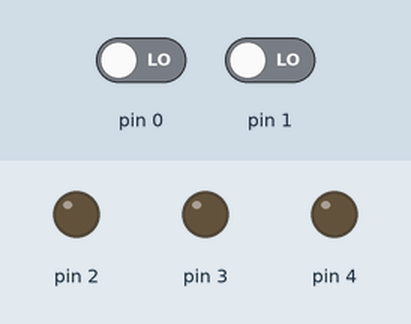
Bench run of a sketch on a simulated Arduino Uno, built with avr-gcc and run on an emulated ATmega328P. Shown: output pins drawn as LEDs (lit = HIGH). The inputs (shaded band) are chosen by the test bench; at power-on: pin 0 LOW, pin 1 LOW.

Above: at 1.2 s.
1.3 s: pin 0 driven HIGH
At 1.8 s:
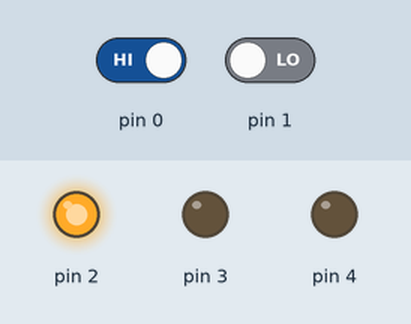
2.8 s: pin 1 driven HIGH
At 4.0 s:
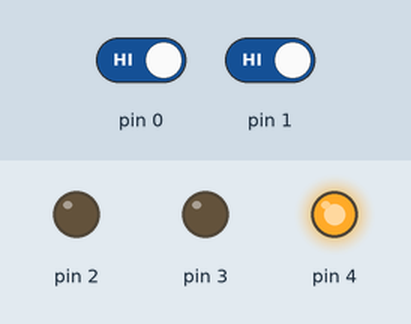
4.3 s: pin 0 driven LOW
At 5.3 s:
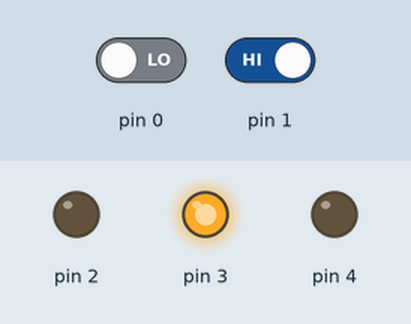
5.8 s: pin 1 driven LOW
At 6.4 s:
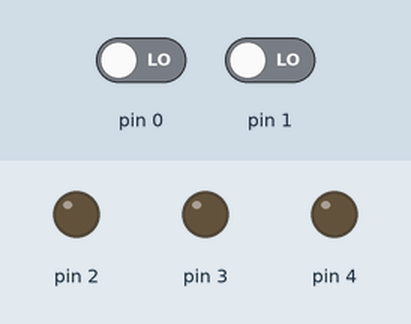
Timing chart, 0 to 8.3 s (numbered marks = the images above; inputs shaded):
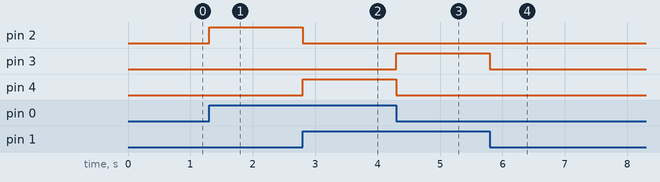

Measured:
- after the input at 1.3 s, pin 2: LOW → HIGH at once
- after the input at 2.8 s, pin 2: HIGH → LOW at once; pin 4: LOW → HIGH at once
- after the input at 4.3 s, pin 3: LOW → HIGH at once; pin 4: HIGH → LOW at once
- after the input at 5.8 s, pin 3: HIGH → LOW at once

The sketch:

2_SWITCH_3_LED.ino
```cpp
void setup() {
  // put your setup code here, to run once:
  pinMode(0,INPUT);
  pinMode(1,INPUT);
  pinMode(2,OUTPUT);
  pinMode(3,OUTPUT);
  pinMode(4,OUTPUT);
}

void loop() {
  // put your main code here, to run repeatedly:
  int a=digitalRead(0);
  int b=digitalRead(1);
  if(a==1 && b==0)
  {
    digitalWrite(2,1);
  }
  else
  {
    digitalWrite(2,0);
  }
  if(b==1 && a==0)
  {
    digitalWrite(3,1);
  }
  else
  {
    digitalWrite(3,0);
  }
  if(a==1 && b==1)
  {
    digitalWrite(4,1);
  }
  else
  {
    digitalWrite(4,0);
  }
}
```
